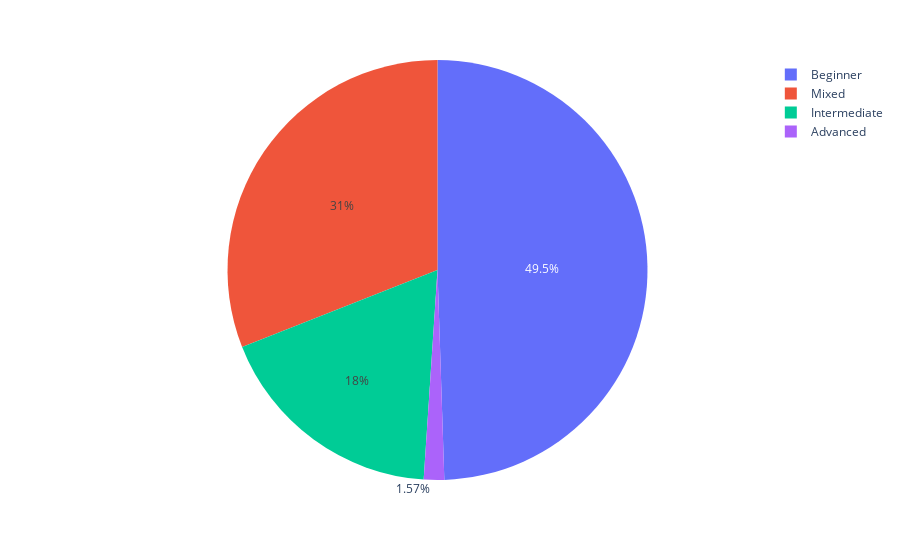

Notebook code cell kept with this figure:
### Code cell
# Pie chart showing student enrollment based on difficulty level
fig = px.pie(coursera_df, values='Students', names='Difficulty_Level')
fig.show()

### Figure 1 — Plotly figure (JSON) as saved in the notebook; plotly's stock layout.template omitted (floating-point values rounded to 4 significant figures; data arrays with more than 128 entries replaced by an {"elided": "..."} marker saying what was removed)
{"data": [{"domain": {"x": [0, 1], "y": [0, 1]}, "hovertemplate": "Difficulty_Level=%{label}<br>Students=%{value}<extra></extra>", "labels": {"elided": "891 str values"}, "legendgroup": "", "name": "", "showlegend": true, "type": "pie", "values": {"elided": "891 int values"}}], "layout": {"legend": {"tracegroupgap": 0}, "margin": {"t": 60}}}
